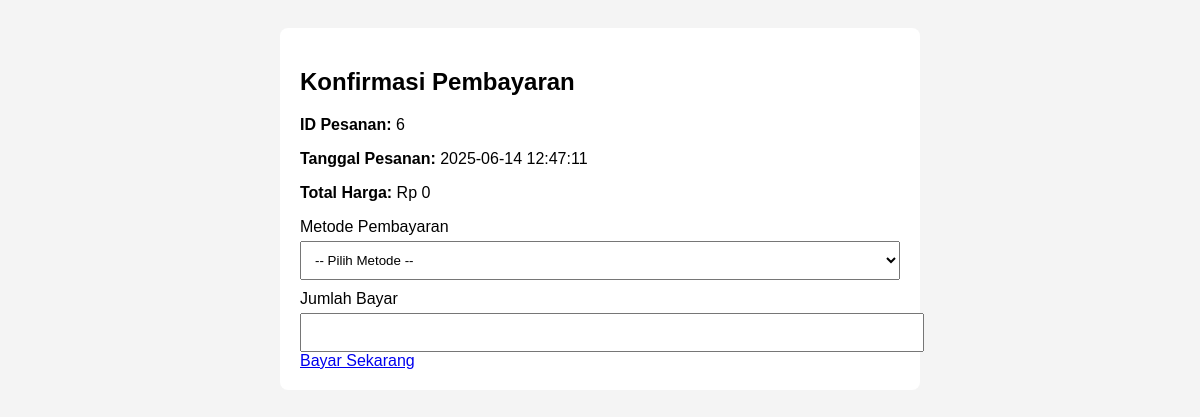
The app's page /payment.php?id=6 (signed in) with its own data.
### tables this page shows
CREATE TABLE `pesanan` (
  `id_pesanan` int(11) NOT NULL,
  `id_user` int(11) NOT NULL,
  `id_kurir` int(11) DEFAULT NULL,
  `tanggal_pesanan` datetime DEFAULT current_timestamp(),
  `status_pesanan` enum('pending','diproses','dikirim','selesai','dibatalkan') DEFAULT 'pending',
  `alamat_pengiriman` text DEFAULT NULL,
  `total_harga` decimal(12,2) DEFAULT NULL,
  `status` enum('diproses','dikirim','selesai','dibatalkan') DEFAULT 'diproses',
  `total_price` int(11) DEFAULT 0,
  `order_date` datetime DEFAULT current_timestamp()
);

### payment.php (the view, shortened to what this page needs)
<?php
include 'config/db.php';
$pesanan_id = $_GET['id'] ?? null;
$user_id = $_SESSION['user']['id_user'];
$stmt = $conn->prepare("SELECT * FROM pesanan WHERE id_pesanan = ? AND id_user = ?");
$stmt->execute([$pesanan_id, $user_id]);
$pesanan = $stmt->fetch();
$success = "";
?>
<!DOCTYPE html>
<html>
<head>
</head>
<body>
<div class="container">
    <h2>Konfirmasi Pembayaran</h2>
    <p><strong>ID Pesanan:</strong> <?= $pesanan['id_pesanan'] ?></p>
    <p><strong>Tanggal Pesanan:</strong> <?= $pesanan['tanggal_pesanan'] ?></p>
    <p><strong>Total Harga:</strong> Rp <?= number_format($pesanan['total_harga'], 0, ',', '.') ?></p>
    <?php if ($success): ?>
        <div class="alert success"><?= $success ?></div>
    <?php else: ?>
        <form method="POST">
            <label for="metode">Metode Pembayaran</label>
            <select name="metode" required>
                <option value="">-- Pilih Metode --</option>
            </select>
            <label for="jumlah_bayar">Jumlah Bayar</label>
            <input type="number" name="jumlah_bayar" min="<?= $pesanan['total_harga'] ?>" required>
            <a href="payment.php?id=<?= $order['id_pesanan'] ?>">Bayar Sekarang</a>
        </form>
    <?php endif; ?>
</div>
</body>
</html>

### payment.php (style rules this page uses)
body { font-family: Arial; background: #f4f4f4; padding: 20px; }
.container { max-width: 600px; margin: auto; background: white; padding: 20px; border-radius: 8px; }
label { display: block; margin-top: 10px; }
input, select { width: 100%; padding: 10px; margin-top: 5px; }

### records on screen
pesanan: id_pesanan "6", tanggal_pesanan "2025-06-14 12:47:11", total_harga "0"
